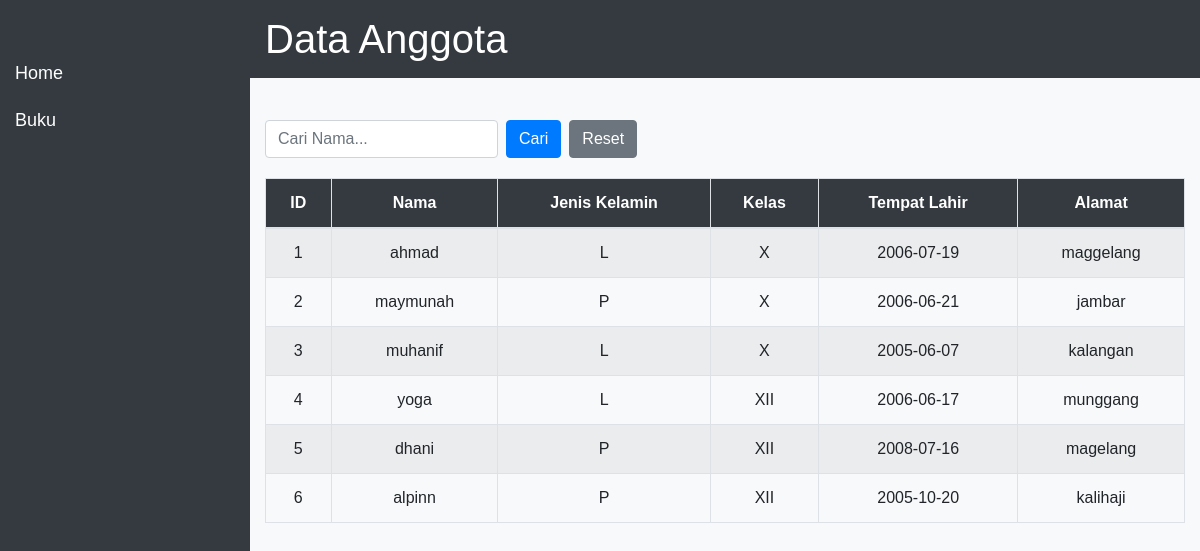
/data_anggota.php, run on the app's committed database.
### tables this page shows
CREATE TABLE `anggota` (
  `id` int(11) NOT NULL,
  `nama` varchar(255) NOT NULL,
  `jenis_kelamin` enum('L','P','','') NOT NULL,
  `kelas` enum('X','XI','XII','') NOT NULL,
  `tempat_lahir` date NOT NULL,
  `alamat` varchar(255) NOT NULL
);

### data_anggota.php (the view, shortened to what this page needs)
<?php
include 'koneksi.php';
$search = "";
if (isset($_GET['search']) && !empty($_GET['search'])) {
    $search = mysqli_real_escape_string($conn, $_GET['search']);
    $query = "SELECT * FROM anggota WHERE nama LIKE '%$search%'";
} else {
    $query = "SELECT * FROM anggota";
}
$result_anggota = mysqli_query($conn, $query);
?>
<!DOCTYPE html>
<html lang="id">
<head>
    <link rel="stylesheet" href="https://maxcdn.bootstrapcdn.com/bootstrap/4.5.2/css/bootstrap.min.css">
</head>
<body>
    <div id="sidebar">
        <a href="dashboard_admin.php">Home</a>
        <a href="data_buku.php">Buku</a>
    </div>
    <div class="header">
        <h1>Data Anggota</h1>
    </div>
    <div class="content">
        <div class="container">
            <form method="GET" action="" class="form-inline search-box">
                <input type="text" name="search" class="form-control mr-2" placeholder="Cari Nama..." value="<?php echo htmlspecialchars($search); ?>">
                <button type="submit" class="btn btn-primary">Cari</button>
                <a href="data_anggota.php" class="btn btn-secondary ml-2">Reset</a>
            </form>
            <table class="table table-bordered table-striped">
                <thead>
                    <tr>
                        <th>ID</th>
                        <th>Nama</th>
                        <th>Jenis Kelamin</th>
                        <th>Kelas</th>
                        <th>Tempat Lahir</th>
                        <th>Alamat</th>
                    </tr>
                </thead>
                <tbody>
                    <?php if (mysqli_num_rows($result_anggota) > 0) { ?>
                        <?php while ($row = mysqli_fetch_assoc($result_anggota)) { ?>
                        <tr>
                            <td><?php echo $row['id']; ?></td>
                            <td><?php echo $row['nama']; ?></td>
                            <td><?php echo $row['jenis_kelamin']; ?></td>
                            <td><?php echo $row['kelas']; ?></td>
                            <td><?php echo $row['tempat_lahir']; ?></td>
                            <td><?php echo $row['alamat']; ?></td>
                        </tr>
                        <?php } ?>
                    <?php } else { ?>
                        <tr>
                            <td colspan="6" class="text-center text-danger">Data tidak ditemukan!</td>
                        </tr>
                    <?php } ?>
                </tbody>
            </table>
        </div>
    </div>
</body>
</html>

### data_anggota.php (style rules this page uses)
body { font-family: Arial, sans-serif; background-color: #f8f9fa; }
.container { margin-top: 50px; }
table { width: 100%; border-collapse: collapse; }
th, td { padding: 10px; border: 1px solid #ddd; text-align: center; }
th { background-color: #343a40; color: white; }
#sidebar { height: 100vh; width: 250px; position: fixed; top: 0; left: 0; background-color: #343a40; padding-top: 50px; }
#sidebar a { color: white; padding: 10px 15px; text-decoration: none; display: block; font-size: 18px; }
.header { position: fixed; top: 0; left: 250px; width: calc(100% - 250px); background-color: #343a40; color: white; padding: 15px; z-index: 1000; }
.header h1 { margin: 0; }
.content { margin-left: 250px; padding-top: 70px; }
.search-box { margin-bottom: 20px; }

### data on the page
anggota: id "1", nama "ahmad", jenis_kelamin "L", kelas "X", tempat_lahir "2006-07-19", alamat "maggelang"
anggota: id "2", nama "maymunah", jenis_kelamin "P", kelas "X", tempat_lahir "2006-06-21", alamat "jambar"
anggota: id "3", nama "muhanif", jenis_kelamin "L", kelas "X", tempat_lahir "2005-06-07", alamat "kalangan"
anggota: id "4", nama "yoga", jenis_kelamin "L", kelas "XII", tempat_lahir "2006-06-17", alamat "munggang"
anggota: id "5", nama "dhani", jenis_kelamin "P", kelas "XII", tempat_lahir "2008-07-16", alamat "magelang"
anggota: id "6", nama "alpinn", jenis_kelamin "P", kelas "XII", tempat_lahir "2005-10-20", alamat "kalihaji"
